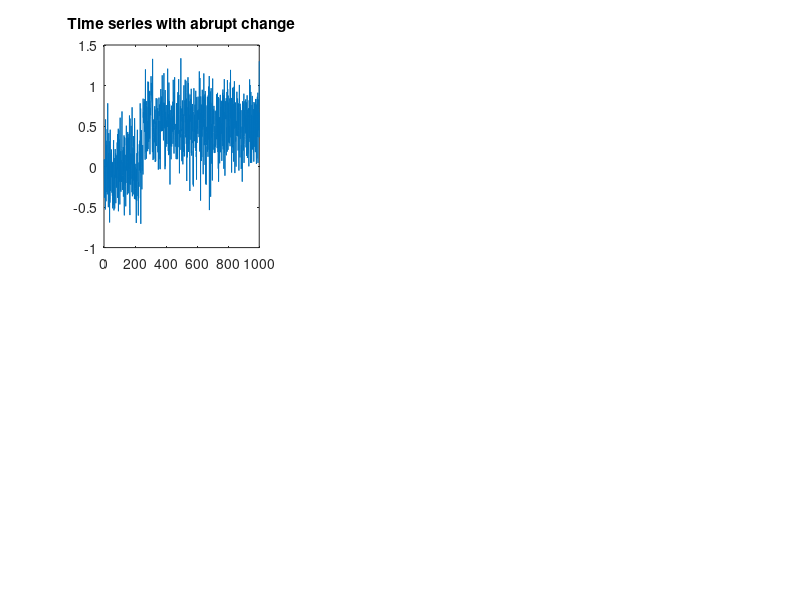

Write MATLAB code to recreate this figure. (Note: this script raises an error after producing the figure.)
% function testsim_firing_rate_stability

% Generate time series data
N = 1000; % number of data points
t = 1:N; % time vector
change_point = 250;

noise_level = 0.3;
stepsize = 0.5;

% Time series with abrupt change
abrupt = [noise_level*randn(1, change_point) stepsize + noise_level*randn(1, N - change_point)];

% Time series with gradual change
gradual = linspace(1, stepsize, N) + noise_level*randn(1, N);

% Stable time series
stable = noise_level*randn(1, N);

% Compute ACF
[autoCorrAbrupt, lagsAbrupt] = xcorr(abrupt - mean(abrupt), 'coeff');
[autoCorrGradual, lagsGradual] = xcorr(gradual - mean(gradual), 'coeff');
[autoCorrStable, lagsStable] = xcorr(stable - mean(stable), 'coeff');

% Plot time series
figure;
subplot(2, 3, 1);
plot(t, abrupt); title('Time series with abrupt change'); hold on
ichangepoint = findchangepts(abrupt, 'MinThreshold', 5*std(abrupt));
ig_add_multiple_vertical_lines(t(ichangepoint),'Color',[1 0 0]); clear ichangepoint
ichangepoint = findchangepts(abrupt, 'Statistic', 'linear','MinThreshold', 5*std(abrupt));
ig_add_multiple_vertical_lines(t(ichangepoint),'Color',[1 0 1]); clear ichangepoint


subplot(2, 3, 2);
plot(t, gradual); title('Time series with gradual change');
ichangepoint = findchangepts(gradual, 'MinThreshold', 5*std(gradual));
ig_add_multiple_vertical_lines(t(ichangepoint),'Color',[1 0 0]); clear ichangepoint
ichangepoint = findchangepts(gradual, 'Statistic', 'linear','MinThreshold', 5*std(gradual));
ig_add_multiple_vertical_lines(t(ichangepoint),'Color',[1 0 1]); clear ichangepoint

subplot(2, 3, 3);
plot(t, stable); title('Stable time series');
ichangepoint = findchangepts(stable, 'MinThreshold', 5*std(stable));
ig_add_multiple_vertical_lines(t(ichangepoint),'Color',[1 0 0]);

% Plot ACF
subplot(2, 3, 4);
plot(lagsAbrupt, autoCorrAbrupt); title('ACF of abrupt change series');
subplot(2, 3, 5);
plot(lagsGradual, autoCorrGradual); title('ACF of gradual change series');
subplot(2, 3, 6);
plot(lagsStable, autoCorrStable); title('ACF of stable series');
